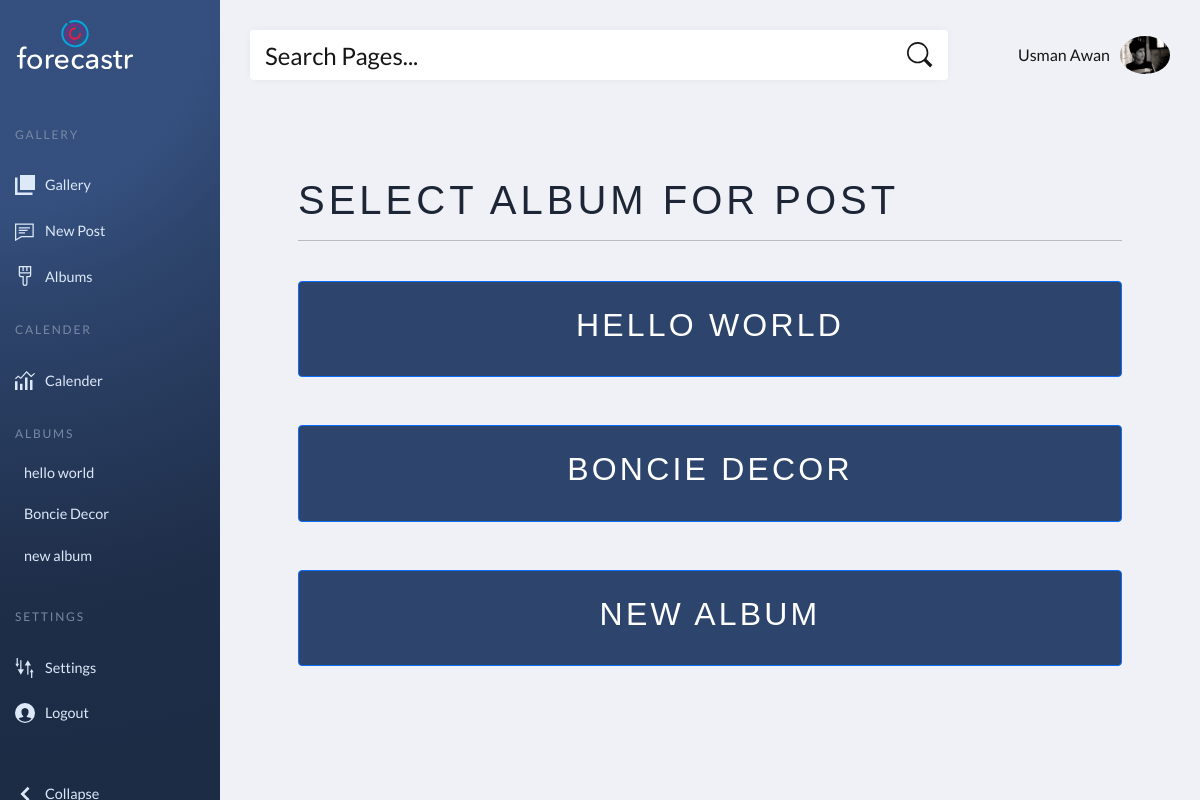
/library/facebook/post/69/album (signed in), run on the app's committed database.
### contentGallery/models.py (models this page shows, shortened)
class PostAlbum(models.Model):
    client = models.ForeignKey(Client, null=True, on_delete= models.SET_NULL, related_name='client_albums')
    posts = models.ManyToManyField(UserPost)
    name = models.CharField(max_length=128, blank=False)

### accounts/models.py (models this page shows, shortened)
class Client(models.Model):
    user = models.OneToOneField(User, on_delete=models.CASCADE, null=True)
    profile_pic = models.ImageField(default="default-profile.png")
    age = models.IntegerField(default=1)
    gender = models.CharField(choices=GenderChoices.choices, max_length=128,  default=GenderChoices.OTHER)

### content_libraries/views.py (the view, shortened to what this page needs)
# urls.py: path("facebook/post/<str:pk_id>/album", views.selectPostAlbum, name="selectAlbum"),
@login_required(login_url="login")
def selectPostAlbum(request, pk_id):
    user = request.user
    client = user.client
    clientAlbums = client.client_albums.all()
    userPost = UserPost.objects.get(id = pk_id)
    context = {'albums': clientAlbums,'user': user,'userPost': userPost, 'client': client }
    return render(request, "content_libraries/selectAlbum.html", context=context)

### content_libraries/templates/content_libraries/selectAlbum.html (shortened to what this page needs)
{%  extends 'utilaties/dashboard.html' %}
{% load static %}
{% block cssStyles %}
    <link href="https://cdnjs.cloudflare.com/ajax/libs/toastr.js/2.1.1/toastr.min.css" rel="stylesheet" media="all">
{% endblock cssStyles %}
{% block content %}
<section>
    <div class="container p-5 mt-5 pt-5">
        <h1 class="myText text-primary">Select Album For Post</h1>
        <hr>
        <div class="row clearfix m-r-70 m-l-70 m-t-30">
            {% for album in albums %}
              <form id="{{album.id}}" action="{% url 'selectAlbum' userPost.id %}" method="POST">
                <button class="btn btn-primary p-4 my-4 w-100" type="submit"><h2 class="myText">{{album.name}} </h2></button>
            </form>
            {% endfor %}
        </div>
    </div>
</section>
{% endblock content %}

### utilaties/templates/utilaties/dashboard.html (shortened to what this page needs)
{% load static %}
<!DOCTYPE html>
<html lang="en">
<head>
    <link href="https://cdn.jsdelivr.net/npm/bootstrap@5.0.2/dist/css/bootstrap.min.css" rel="stylesheet">
    <link rel="stylesheet" href="{% static 'css/SocialHub/main.css' %}">
    {% block cssStyles %}
    {% endblock cssStyles %}
    <link href="https://cdnjs.cloudflare.com/ajax/libs/toastr.js/2.1.1/toastr.min.css" rel="stylesheet" media="all">
</head>
<body>
    <header class="page-header">
        <nav>
            <a href="#0" aria-label="forecastr logo" class="logo">
                <svg width="140" height="49">
                    <use xlink:href="#logo"></use>
                </svg>
            </a>
            <ul class="admin-menu">
                <li class="menu-heading">
                    <h3>Gallery</h3>
                </li>
                <li>
                    <a href="{% url 'gallery' %}">
                        <svg>
                            <use xlink:href="#pages"></use>
                        </svg>
                        <span>Gallery</span>
                    </a>
                </li>
                <li>
                    <a href="{% url 'facebookPost' %}">
                        <svg>
                            <use xlink:href="#comments"></use>
                        </svg>
                        <span>New Post</span>
                    </a>
                </li>
                <li>
                    <a href="{% url 'albums' %}">
                        <svg>
                            <use xlink:href="#appearance"></use>
                        </svg>
                        <span>Albums</span>
                    </a>
                </li>
                <li class="menu-heading">
                    <h3>Calender</h3>
                </li>
                <li>
                    <a href="{% url 'generalCalender' %}">
                        <svg>
                            <use xlink:href="#charts"></use>
                        </svg>
                        <span>Calender</span>
                    </a>
                </li>
                <li class="menu-heading">
                    <h3>Albums</h3>
                </li>
                {% for album in albums %}
                    <form id="{{album.id}}" action="{% url 'gallery' %}" method="POST">
                        <a onclick="document.getElementById('{{album.id}}').submit();">
                            <li class="ms-4" style="cursor: pointer;"> {{album.name}}</li>
                        </a>
                    </form>
                {% endfor %}
                <li class="menu-heading">
                    <h3>Settings</h3>
                </li>
                <li>
                    <a href="{% url 'profile' %}">
                        <svg>
                            <use xlink:href="#settings"></use>
                        </svg>
                        <span>Settings</span>
                    </a>
                </li>
                <li>
                    <a href="{% url 'logout' %}">
                        <svg>
                            <use xlink:href="#users"></use>
                        </svg>
                        <span>Logout</span>
                    </a>
                </li>
                <li>
                    <button class="collapse-btn" aria-expanded="true" aria-label="collapse menu">
                        <svg aria-hidden="true">
                            <use xlink:href="#collapse"></use>
                        </svg>
                        <span>Collapse</span>
                    </button>
                </li>
            </ul>
        </nav>
    </header>
    <section class="page-content">
        <section class="search-and-user">
            <form>
                <input type="search" placeholder="Search Pages...">
                <button type="submit" aria-label="submit form">
                    <svg aria-hidden="true">
                        <use xlink:href="#search"></use>
                    </svg>
                </button>
            </form>
            <div onclick="navToAccount()" style="cursor: pointer;" class="admin-profile">
                <span class="greeting">{{user.first_name}}  {{user.last_name}}</span>
                <div class="notifications">
                    <div style="width:50px;">
                    <img src="{{client.profile_pic.url}}" class="rounded-circle img-fluid float-end" alt="profile_pic">
                    </div>
                </div>
            </div>
        </section>
        {% block content %}
        {% endblock content %}
    </section>
</body>
</html>

### static/css/SocialHub/main.css (style rules this page uses)
:root { --page-header-bgColor: #2d446c; --page-header-bgColor-hover: #1d2636; --page-header-txtColor: #dde9f8; --page-header-headingColor: #7889a4; --page-header-width: 220px; --page-content-bgColor: #f0f1f6; --page-content-txtColor: #171616; --page-content-blockColor: #fff; --white: #fff; --black: #333; --blue: #00b9eb; --red: #ec1848; --border-radius: 4px; --box-shadow: 0 0 10px -2px rgba(0, 0, 0, 0.075); --switch-bgLightModeColor: #87cefa; --switch-sunColor: gold; --switch-moonColor: #f4f4f4; --switch-bgDarkModeColor: #1f1f27; }
* { padding: 0; margin: 0; box-sizing: border-box; }
ul { list-style: none; }
.bg-primary, .btn-primary { background-color: #2d446c !important; }
.text-primary, .fc-button { color: #1d2636 !important; }
a, button { color: inherit; }
a { text-decoration: none; }
button { background: none; cursor: pointer; }
input { -webkit-appearance: none; }
button, input { border: none; }
svg { display: block; }
body { font: 16px/1.5 "Lato", sans-serif; }
.page-header { position: fixed; top: 0; left: 0; right: 0; bottom: 0; overflow: auto; padding-top: 20px; width: var(--page-header-width); color: var(--page-header-txtColor); background: radial-gradient(650px circle at 0% 0%, hsl(218, 41%, 35%) 33%, hsl(218, 41%, 30%) 47%, hsl(218, 41%, 20%) 92%, hsl(218, 41%, 19%) 126%); }
.page-header nav { display: flex; flex-direction: column; min-height: 100%; }
.page-header .logo { display: block; margin: 0 15px; }
.page-header .logo svg { max-width: 120px; fill: var(--white); }
.page-header .admin-menu { display: flex; flex-direction: column; flex-grow: 1; margin-top: 35px; padding-left: 0px; }
.page-header .admin-menu li:nth-last-child(2) { margin-bottom: 35px; }
.page-header .admin-menu li:last-child { margin-top: auto; margin-bottom: 20px; }
.page-header .admin-menu li>* { width: 100%; padding: 12px 15px; }
.page-header .admin-menu .menu-heading h3 { text-transform: uppercase; letter-spacing: 0.15em; font-size: 12px; margin-top: 12px; color: var(--page-header-headingColor); }
.page-header .admin-menu svg { width: 20px; height: 20px; fill: var(--page-header-txtColor); margin-right: 10px; }
.page-header .admin-menu a, .page-header .admin-menu button { display: flex; align-items: center; font-size: 0.9rem; }
.page-content { position: relative; left: var(--page-header-width); width: calc(100% - var(--page-header-width)); min-height: 100vh; padding: 30px; color: var(--page-content-txtColor); background: var(--page-content-bgColor); }
.search-and-user { display: grid; grid-template-columns: 1fr auto; grid-column-gap: 50px; align-items: center; background: var(--page-content-bgColor); margin-bottom: 30px; }
.search-and-user form { position: relative; }
.search-and-user [type="search"] { width: 100%; height: 50px; font-size: 1.5rem; padding-left: 15px; background: var(--page-content-blockColor); color: var(--white); border-radius: var(--border-radius); box-shadow: var(--box-shadow); }
.search-and-user ::placeholder { color: var(--page-content-txtColor); }
.search-and-user form svg { width: 26px; height: 26px; fill: var(--page-content-txtColor); }
.search-and-user form button { position: absolute; top: 50%; right: 15px; transform: translateY(-50%); }
.search-and-user .admin-profile { display: flex; align-items: center; }
.search-and-user .admin-profile .greeting { margin: 0 10px 0 20px; }
.search-and-user .admin-profile .notifications { position: relative; }

### content_libraries/templates/content_libraries/selectAlbum.html (style rules this page uses)
.myText { font-family: 'Raleway', sans-serif; letter-spacing: 0.1em; text-transform: uppercase; }

### data on the page
PostAlbum: name "hello world", name "HELLO WORLD"
PostAlbum: name "Boncie Decor", name "BONCIE DECOR"
PostAlbum: name "new album", name "NEW ALBUM"
Client: profile_pic (picture)

### other printed values
{{ user.first_name }} "Usman"
{{ user.last_name }} "Awan"
